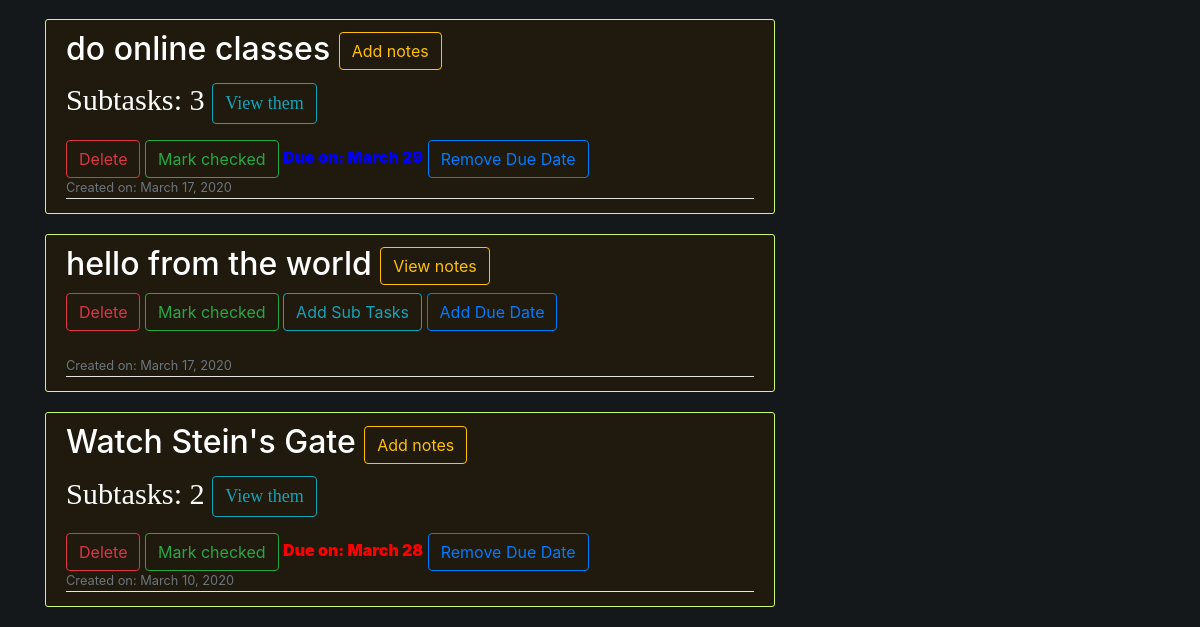
The app's page / (signed in, lower part), older data.
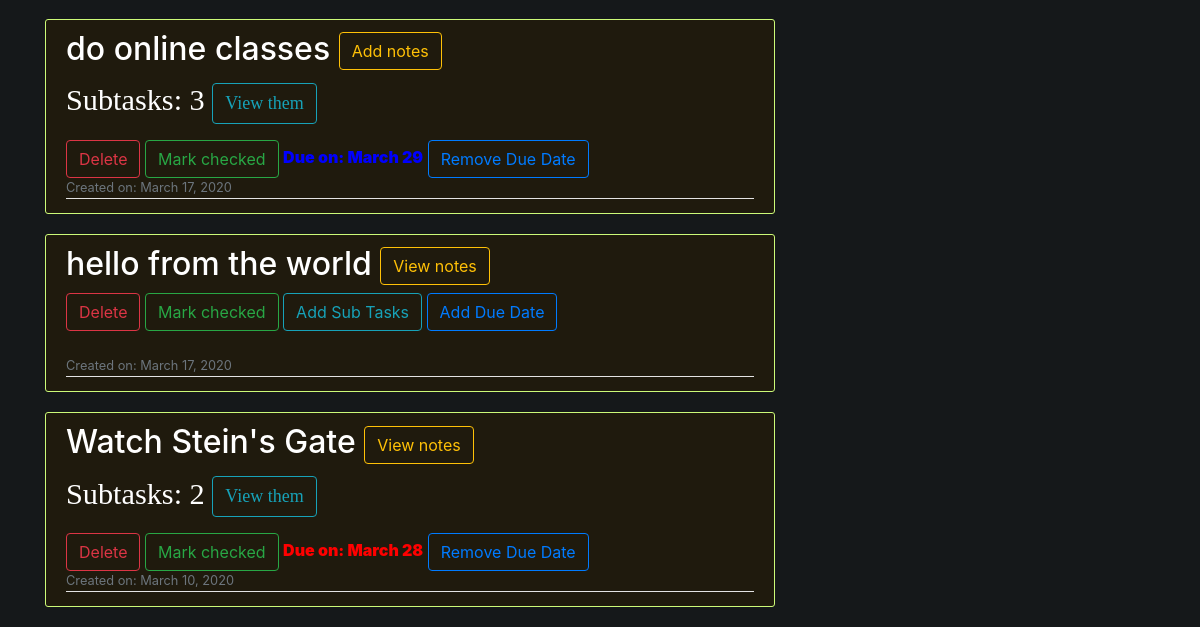
The same page, newer data.
### ToDo/models.py (models this page shows, shortened)
class ToDo(models.Model):
    title = models.CharField(max_length=100)
    date_posted = models.DateTimeField(default=timezone.now)
    creator = models.ForeignKey(User, on_delete=models.CASCADE)
    is_checked = models.BooleanField(default=False)
    due_date = models.DateTimeField(null=True, blank=True)
    due_date_color = models.CharField(max_length=100, null=True, blank=True)
    num_of_subtasks = models.IntegerField(default=0)
    date_completed = models.DateTimeField(null=True, blank=True)
    notes = models.BooleanField(default=False)

### ToDo/views.py (the view, shortened to what this page needs)
# urls.py: 2. Add a URL to urlpatterns:  path('', views.home, name='home')
def home(request):
    if request.method == "POST":
        due_form = DueDateForm(request.POST)
        add_form = NewTaskForm(request.POST)
        if due_form.is_valid():
            days = due_form.cleaned_data.get("due_date").lower()
            if days == "today":
                days = 0
            elif days == "tomorrow":
                days = 1
            elif days == "next week":
                days = 7
            elif days == "yesterday":
                days = -1
            elif days == "last week":
                days = -7
            else:
                days = int(days)
            today = datetime.datetime.today()
            due_date = today + datetime.timedelta(days=days)
            todo = ToDo.objects.get(pk=int(request.POST.get("title", "")))
            todo.due_date = due_date
            todo.save()
            messages.success(request, "Due Date added to task")
            return redirect("todo-home")
        elif add_form.is_valid():
            title = add_form.cleaned_data.get("title")
            todo = ToDo(title=title)
            todo.creator = request.user
            todo.save()
            user = User.objects.get(username=request.user.username)
            user.profile.todos += 1
            user.profile.total_todos += 1
            user.save()
            messages.success(request, "Your new task has been added")
            return redirect("todo-home")
    else:
        add_form = NewTaskForm()
        due_form = DueDateForm()
    todos = ToDo.objects.all()
    today = datetime.datetime.now(datetime.timezone.utc)
    todo_objects = ToDo.objects.all()
    for todo in todo_objects:
        if todo.due_date is not None:
            if todo.due_date.day == today.day:
                todo.due_date_color = "blue"
            elif todo.due_date > today:
                todo.due_date_color = "green"
            elif todo.due_date < today:
                todo.due_date_color = "red"
            todo.save()
    if request.user.is_authenticated:
        user = User.objects.get(username=request.user.username)
        if user.profile.sort_todos_by == "date_added":
            sorter = "date_posted"
            todos = ToDo.objects.all().order_by(sorter).reverse()
    context = {
        "todos": todos,
        "add_form": add_form,
        "due_form": due_form
    }
    return render(request, "ToDo/home.html", context=context)

### ToDo/templates/ToDo/home.html (shortened to what this page needs)
{% extends "ToDo/base.html" %}
{% block content %}
{% load crispy_forms_tags %}
{% load user_agents %}
    {% if user.is_authenticated %}
        {% if user.profile.todos == 0 %}
            <div class="container-fluid">
                <h2>You are on top of the world!</h2>
            </div>
        {% else %}
            {% for todo in todos %}
                {% if user.username|lower == todo.creator|lower and not todo.is_checked %}
                    <article class="media content-section">
                        <div class="media-body">
                            {% if todo.notes %}
                                <h2><a href="{% url 'todo-edit' todo.pk %}" class="article-title">{{ todo.title }}</a> <button onclick="location.href='{% url 'todo-add-notes' todo.pk %}'" class="btn btn-outline-warning" type="submit">View notes</button></h2>
                            {% else %}
                                <h2><a href="{% url 'todo-edit' todo.pk %}" class="article-title">{{ todo.title }}</a> <button onclick="location.href='{% url 'todo-add-notes' todo.pk %}'" class="btn btn-outline-warning" type="submit">Add notes</button></h2>
                            {% endif %}
                            {% if todo.num_of_subtasks != 0 %}
                                <p class="dark-mode-assist" style="font-family: Calibri; font-size: 3ch;">Subtasks: {{ todo.num_of_subtasks }} <button style="font-size: 18px;" onclick="location.href='{% url 'todo-add-subtask' todo.pk %}'" class="btn btn-outline-info" type="submit">View them</button></p>
                            {% endif %}
                            <button type="button" class="btn btn-outline-danger" data-toggle="modal" data-target="#exampleModalCenter">
                              Delete
                            </button>
                            <button onclick="location.href='{% url 'todo-check' todo.pk %}'" class="btn btn-outline-success" type="submit">Mark checked</button>
                            {% if todo.num_of_subtasks == 0 %}
                                <button onclick="location.href='{% url 'todo-add-subtask' todo.pk %}'" class="btn btn-outline-info" type="submit">Add Sub Tasks</button>
                            {% endif %}
                            {% if todo.due_date == None %}
                                <a class="btn btn-outline-primary" data-toggle="collapse" href="#multiCollapseExample{{ todo.pk }}" role="button" aria-expanded="false" aria-controls="multiCollapseExample{{ todo.pk }}">Add Due Date</a>
                                <div class="row">
                                  <div class="col">
                                  </div>
                                </div>
                            {% else %}
                                <p2 style="font-weight: 1000; color: {{ todo.due_date_color }}; ">Due on: {{ todo.due_date|date:"F d" }}</p2>
                                <button onclick="location.href='{% url 'todo-due-remove' todo.pk %}'" class="btn btn-outline-primary" type="submit">Remove Due Date</button>
                            {% endif %}
                            <br>
                            <div class="article-metadata">
                                <small class="text-muted">Created on: {{ todo.date_posted|date:"F d, Y" }}</small>
                            </div>
                        </div>
                    </article>
                {% endif %}
            {% endfor %}
        {% endif %}
    {% endif %}
{% endblock content %}

Row changes from the older to the newer data that the page shows:
changed ToDo "Watch Stein's Gate": notes "Add notes" → "View notes"
